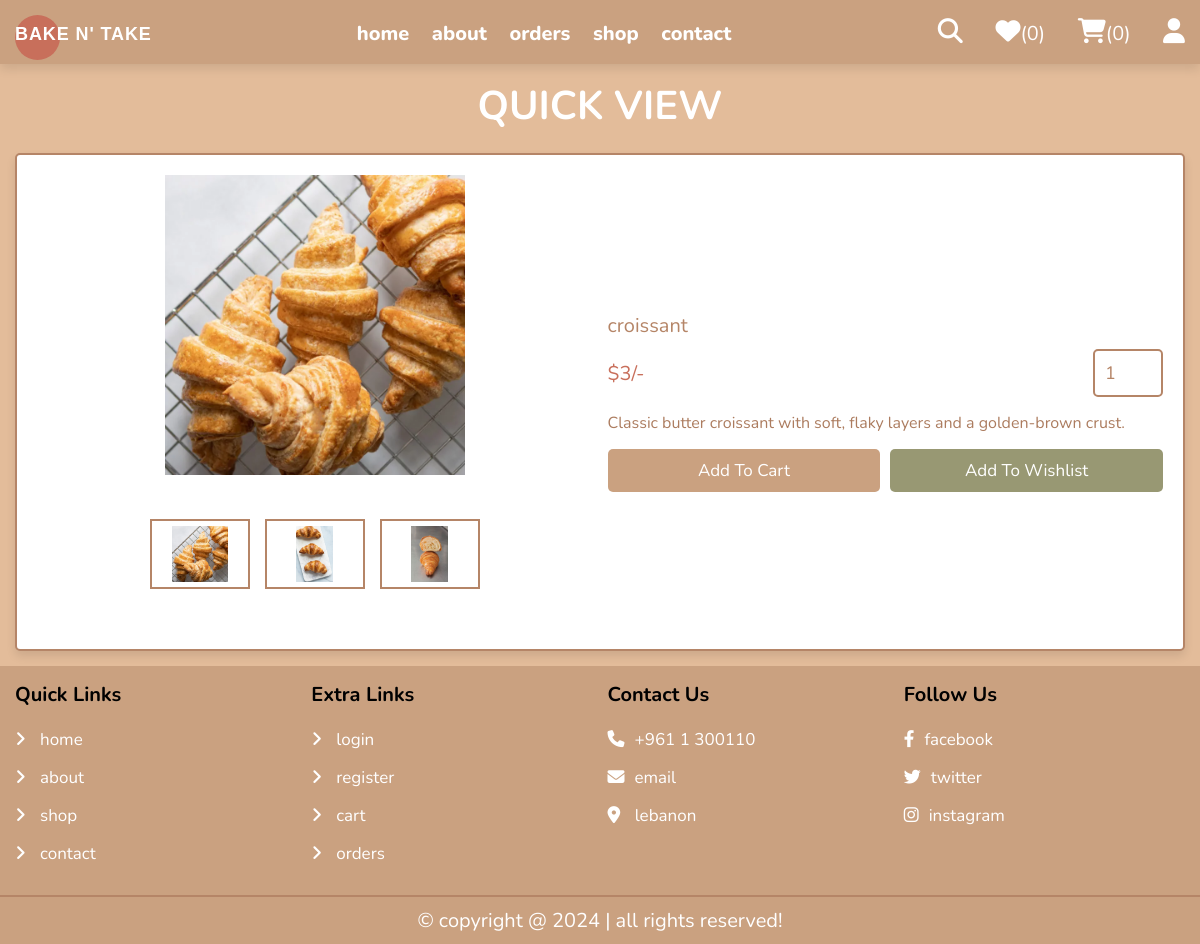
Page /quick_view.php?pid=3 on the committed database.
### tables this page shows
CREATE TABLE `products` (
  `id` int(100) NOT NULL,
  `name` varchar(100) NOT NULL,
  `details` varchar(500) NOT NULL,
  `price` int(10) NOT NULL,
  `image_01` varchar(100) NOT NULL,
  `image_02` varchar(100) NOT NULL,
  `image_03` varchar(100) NOT NULL
);

### quick_view.php (the view, shortened to what this page needs)
<?php
include 'components/connect.php';
?>
<!DOCTYPE html>
<html lang="en">
<head>
   <link rel="stylesheet" href="https://cdnjs.cloudflare.com/ajax/libs/font-awesome/6.1.1/css/all.min.css">
   <link rel="stylesheet" href="css/style.css">
</head>
<body>
<?php include 'components/user_header.php'; ?>
<section class="quick-view">
   <h1 class="heading">quick view</h1>
   <?php
     $pid = $_GET['pid'];
     $select_products = $conn->prepare("SELECT * FROM `products` WHERE id = ?");
     $select_products->execute([$pid]);
     if($select_products->rowCount() > 0){
      while($fetch_product = $select_products->fetch(PDO::FETCH_ASSOC)){
   ?>
   <form action="" method="post" class="box">
      <div class="row">
         <div class="image-container">
            <div class="main-image">
               <img src="uploaded_img/<?= $fetch_product['image_01']; ?>" alt="">
            </div>
            <div class="sub-image">
               <img src="uploaded_img/<?= $fetch_product['image_01']; ?>" alt="">
               <img src="uploaded_img/<?= $fetch_product['image_02']; ?>" alt="">
               <img src="uploaded_img/<?= $fetch_product['image_03']; ?>" alt="">
            </div>
         </div>
         <div class="content">
            <div class="name"><?= $fetch_product['name']; ?></div>
            <div class="flex">
               <div class="price"><span>$</span><?= $fetch_product['price']; ?><span>/-</span></div>
               <input type="number" name="qty" class="qty" min="1" max="99" onkeypress="if(this.value.length == 2) return false;" value="1">
            </div>
            <div class="details"><?= $fetch_product['details']; ?></div>
            <div class="flex-btn">
               <input type="submit" value="add to cart" class="btn" name="add_to_cart">
               <input class="option-btn" type="submit" name="add_to_wishlist" value="add to wishlist">
            </div>
         </div>
      </div>
   </form>
   <?php
      }
   }else{
      echo '<p class="empty">no products added yet!</p>';
   }
   ?>
</section>
<?php include 'components/footer.php'; ?>
</body>
</html>

### css/style.css (style rules this page uses)
:root { --main-color: #caa180; --orange: #989873; --red: #c86f5b; --black: #b58567; --white: white; --txt-color: #ac7c5f; --light-color: #e3bc9a; --light-bg: #eee; --border: .2rem solid var(--black); --box-shadow: 0 .5rem 1rem rgba(0, 0, 0, .1); }
* { font-family: 'Nunito', sans-serif; margin: 0; padding: 0; box-sizing: border-box; outline: none; border: none; text-decoration: none; }
html { font-size: 62.5%; overflow-x: hidden; }
body { font-family: Verdana, sans-serif; background: var(--main-color); }
section { padding: 15px; width: 100%; margin: 0; height: 100%; }
.heading { font-size: 4rem; color: var(--black); margin-bottom: 2rem; text-align: center; text-transform: uppercase; }
.btn, .delete-btn, .option-btn { display: block; width: 100%; margin-top: 1rem; border-radius: .5rem; padding: 1rem 3rem; font-size: 1.7rem; text-transform: capitalize; color: var(--white); cursor: pointer; text-align: center; }
.btn { background-color: var(--main-color); }
.option-btn { background-color: var(--orange); }
.flex-btn { display: flex; gap: 1rem; }
.quick-view h1 { color: white; }
.quick-view { background: var(--light-color); }
.quick-view form { padding: 2rem; border-radius: .5rem; border: var(--border); background-color: var(--white); box-shadow: var(--box-shadow); margin-top: 1rem; }
.quick-view form .row { display: flex; align-items: center; gap: 1.5rem; flex-wrap: wrap; }
.quick-view form .row .image-container { margin-bottom: 2rem; flex: 1 1 40rem; }
.quick-view form .row .image-container .main-image img { height: 30rem; width: 100%; object-fit: contain; }
.quick-view form .row .image-container .sub-image { display: flex; gap: 1.5rem; justify-content: center; margin-top: 2rem; }
.quick-view form .row .image-container .sub-image img { height: 7rem; width: 10rem; object-fit: contain; padding: .5rem; border: var(--border); cursor: pointer; transition: .2s linear; }
.quick-view form img { width: 100%; height: 20rem; object-fit: contain; margin-bottom: 2rem; }
.quick-view form .row .content { flex: 1 1 40rem; }
.quick-view form .row .content .name { font-size: 2rem; color: var(--black); }
.quick-view form .row .flex { display: flex; align-items: center; justify-content: space-between; gap: 1rem; margin: 1rem 0; }
.quick-view form .row .flex .qty { width: 7rem; padding: 1rem; border: var(--border); font-size: 1.8rem; color: var(--black); border-radius: .5rem; }
.quick-view form .row .flex .price { font-size: 2rem; color: var(--red); }
.quick-view form .row .content .details { font-size: 1.6rem; color: var( --txt-color); line-height: 2; }

### rows in the picture
products: image_01 (picture), image_02 (picture), image_03 (picture), name "croissant", price "3", details "Classic butter croissant with soft, flaky layers and a golden-brown crust."

### other values in the picture
$total_wishlist_counts "0"
$total_cart_counts "0"
